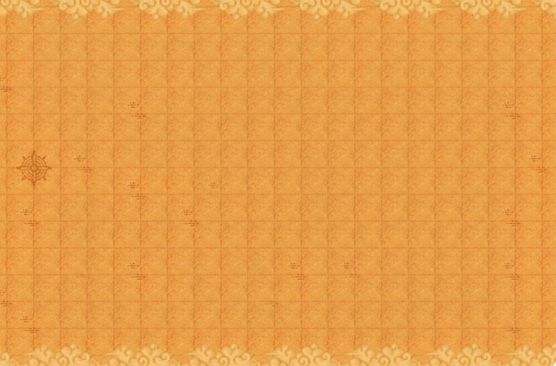
#> input picture source/generator_v3/background.png, 556 x 366 px, found by its file name
$ python build.py
#> lines starting #> are read from the running program, lines starting #| are printed output that depends on the picture
from pathlib import Path
import hashlib,json,shutil
import numpy as np
from PIL import Image
ROOT=Path('/home/user/guilde-treehouse-pmd'); OUT=ROOT/'renders/world_map_8_continents_reverie_generator_v3'; LAY=OUT/'layers'
FOND=ROOT/'source/generator_v3/background.png'; REF8=ROOT/'source/generator_v3/ref8.jpeg'; GEN=ROOT/'source/generator_v3/foreground_magenta_corrected.png'
if OUT.exists(): shutil.rmtree(OUT)
LAY.mkdir(parents=True)
shutil.copy2(FOND,LAY/'00_fond_utilisateur_original.png'); base=Image.open(FOND).convert('RGBA')
def key(im,thr=14,keycolor=None):
 a=np.array(im.convert('RGBA')).astype(np.int32); k=np.array(keycolor if keycolor is not None else a[0,0,:3],dtype=np.int32); d=np.sqrt(((a[:,:,:3]-k)**2).sum(axis=2)); a[:,:,3]=np.clip((d-thr)*14,0,255).astype(np.uint8); return Image.fromarray(a.astype(np.uint8),'RGBA')
fg=key(Image.open(REF8).resize(base.size,Image.Resampling.LANCZOS))
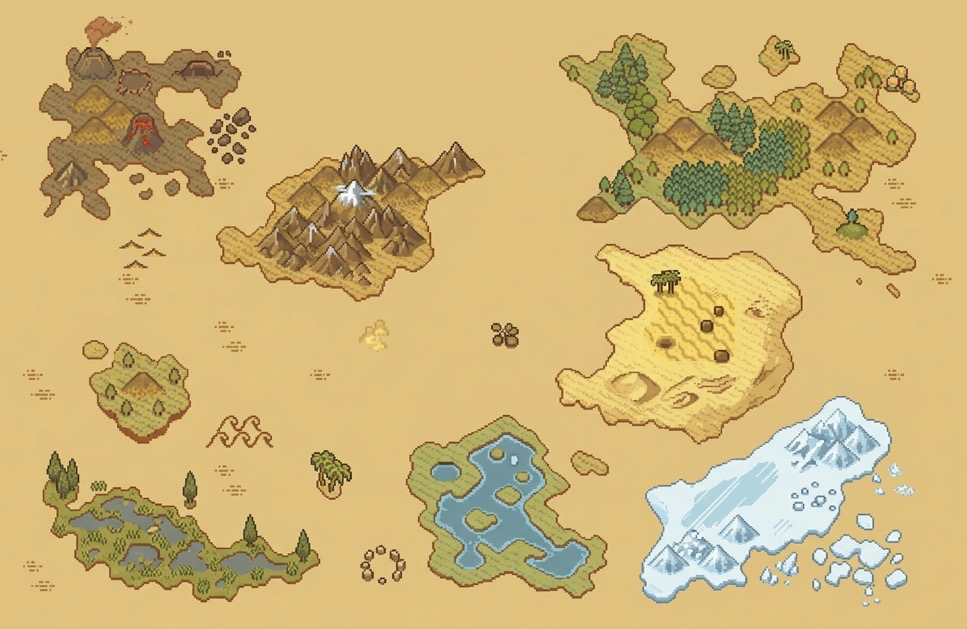
#> input picture source/generator_v3/ref8.jpeg, 967 x 629 px, found by its file name
#> in key, `k = np.array(keycolor if keycolor is not None else a[0, 0, :3], dtype=`: k = [223, 194, 128]
#> in key, `d = np.sqrt(((a[:, :, :3] - k) ** 2).sum(axis=2))`:
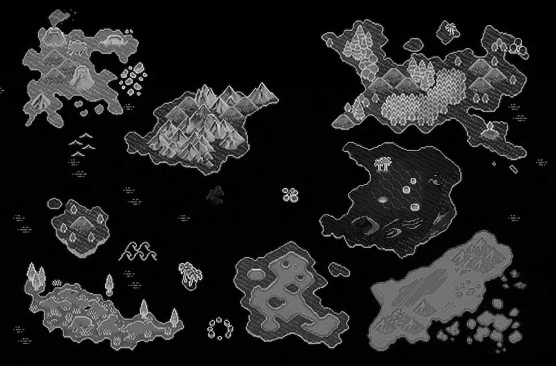
#> d: shape (366, 556) float64; min 0, max 270.9, mean 35.6; drawn with min black and max white
# Generated Reverie Town landmark, isolated as a compact island in the open center sea.
t=Image.open(GEN).crop((610,175,900,465)).resize((92,92),Image.Resampling.LANCZOS); t=key(t,80,keycolor=Image.open(GEN).getpixel((0,0))[:3]); fg.alpha_composite(t,(232,136))
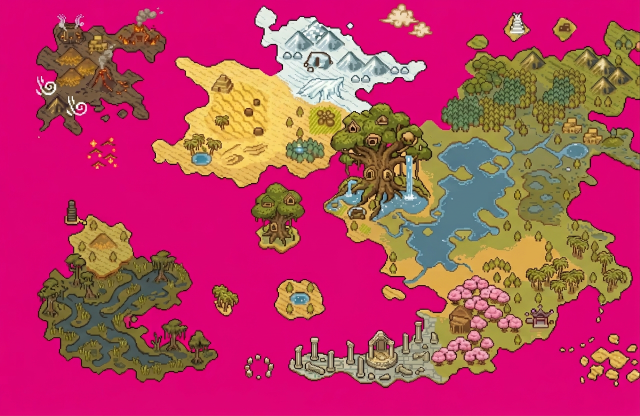
#> input picture source/generator_v3/foreground_magenta_corrected.png, 1279 x 832 px, found by its file name (shown at 1/2 size)
#> after `t = Image.open(GEN).crop((610, 175, 900, 465)).resize((92, 92), Image.`:
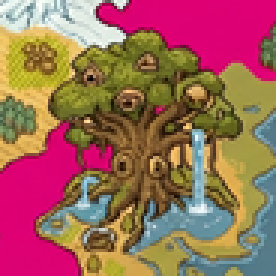
#> t: PIL image 92x92 RGB (shown 3 times larger); mean R, G, B 158.1, 102.3, 89
#> call 2 of key, with thr = 80, keycolor = (223, 1, 119)
#> in key (call 2), `k = np.array(keycolor if keycolor is not None else a[0, 0, :3], dtype=`: k = [223, 1, 119]
#> in key (call 2), `d = np.sqrt(((a[:, :, :3] - k) ** 2).sum(axis=2))`:
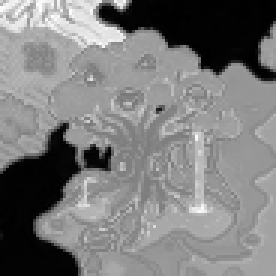
#> d: shape (92, 92) float64 (shown 3 times larger); min 1, max 289.7, mean 142.2; drawn with min black and max white
#> after `fg.alpha_composite(t, (232, 136))`:
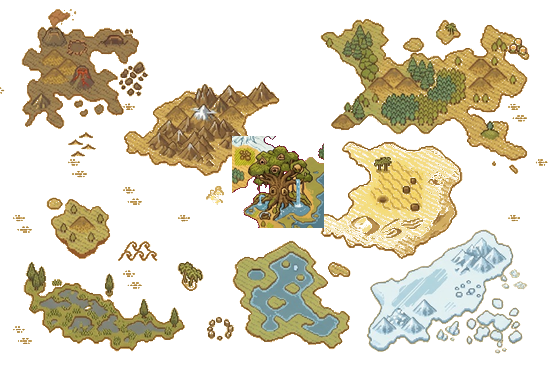
#> fg: PIL image 556x366 RGBA; mean R, G, B, A 203, 178, 118.1, 94.7; transparent parts drawn white
fg.save(LAY/'01_8_continents_reverie_town_generated.png'); full=base.copy(); full.alpha_composite(fg); full.save(OUT/'WorldMap_8_Continents_ReverieTown_Generated_UserBackground.png')
#> after `full.alpha_composite(fg)`:
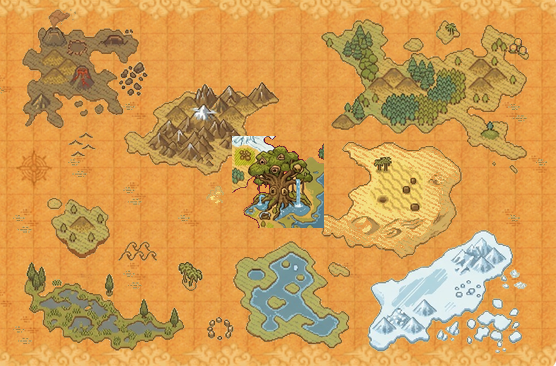
#> full: PIL image 556x366 RGBA; mean R, G, B, A 207.9, 156.2, 84.3, 255
state={'format':'WorldMapUserFondTwoLayer','canvas_px':list(base.size),'sources':['source/generator_v3/ref8.jpeg','source/generator_v3/foreground_magenta_corrected.png'],'layers':['layers/00_fond_utilisateur_original.png','layers/01_8_continents_reverie_town_generated.png'],'continents':8,'landmark':'generated Reverie Town tree isolated on its own small island','art_direction':'PMD-inspired pixel-art/parchment generator correction'}
(OUT/'world_map_state.json').write_text(json.dumps(state,ensure_ascii=False,indent=2)); files={}
for p in OUT.rglob('*'):
 if p.is_file(): files[str(p.relative_to(OUT))]={'sha256':hashlib.sha256(p.read_bytes()).hexdigest(),'bytes':p.stat().st_size}
(OUT/'manifest.json').write_text(json.dumps({'canvas_px':list(base.size),'layer_count':2,'continents':8,'files':files},ensure_ascii=False,indent=2))
